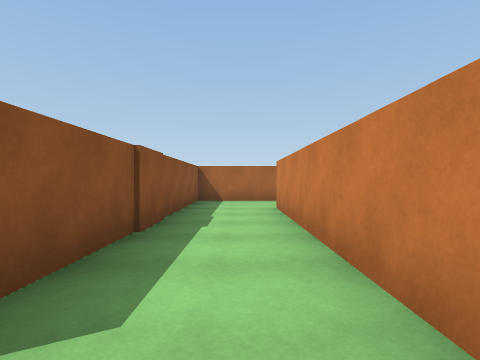
[1] (above)

24 first-person views from a walk through a 3-D level made in the Unity game engine. The camera is 1.2 m above the floor, looks level and sees 80° across. The floor is counted in squares, 2 m on a side. Each view is taken from the middle of a square. On the plan, view 1 faces up. The plan holds only what a view shows up to about 9 squares ahead; the rest is blank. Some animated figures are left out. Surface patterns are stand-ins for the level's own textures.

[2]
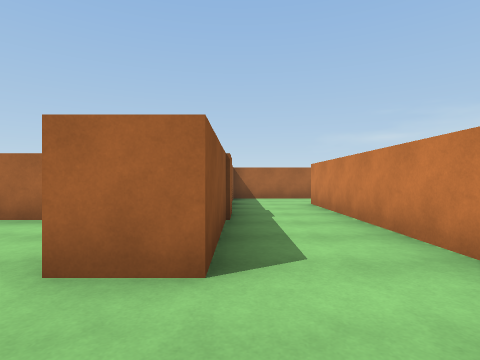

[3]
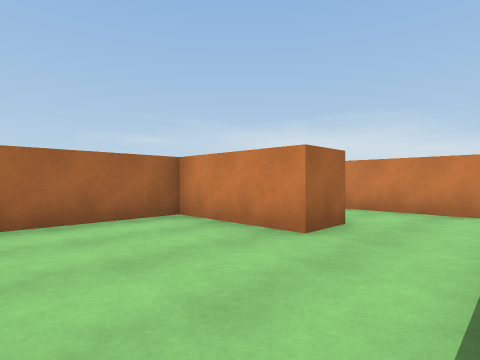

[4]
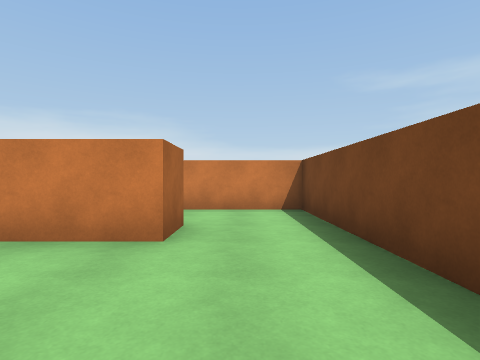

[5]
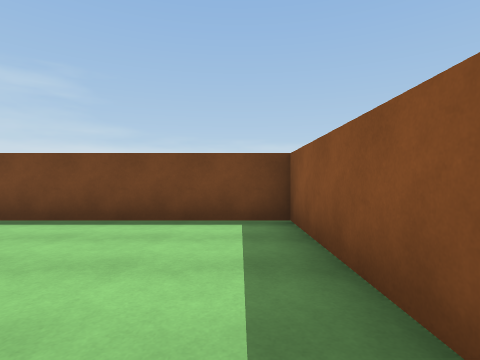

[6]
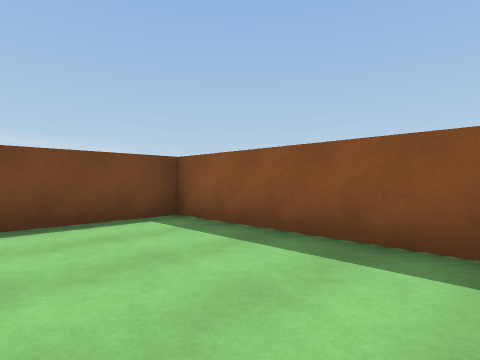

[7]
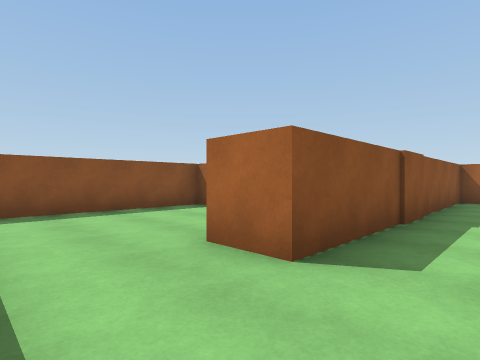

[8]
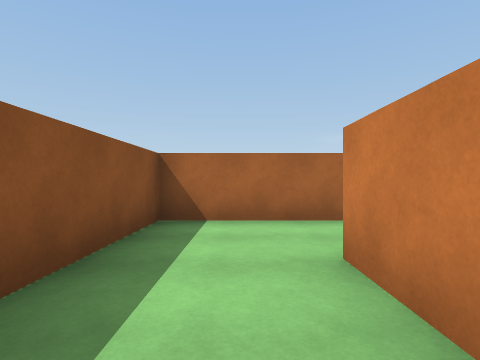

[9]
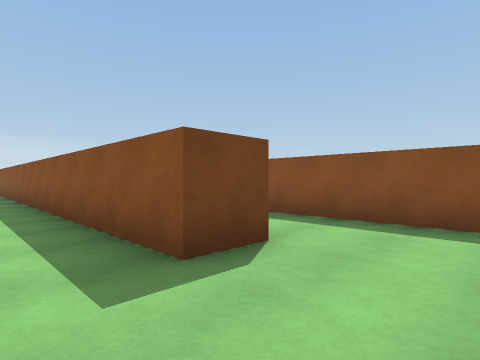

[10]
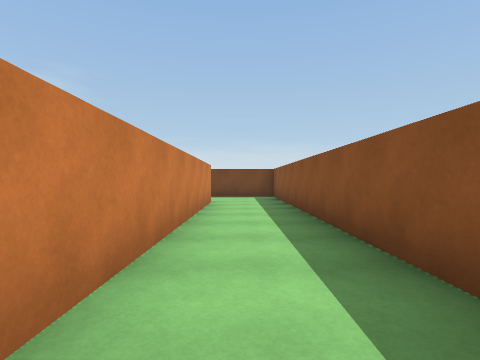

[11]
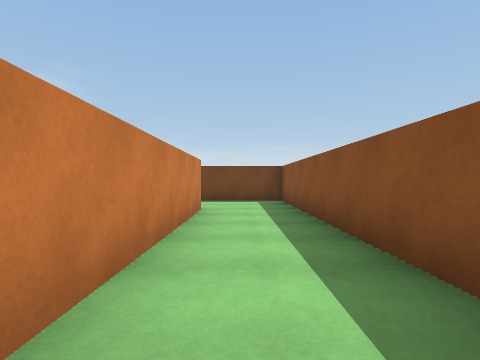

[12]
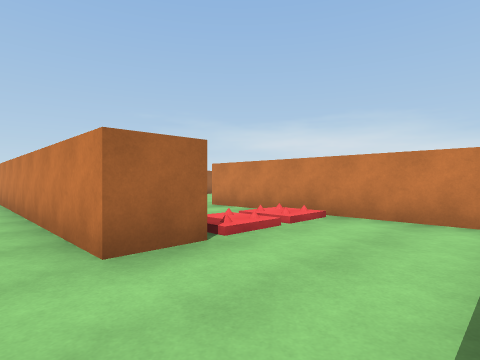

[13]
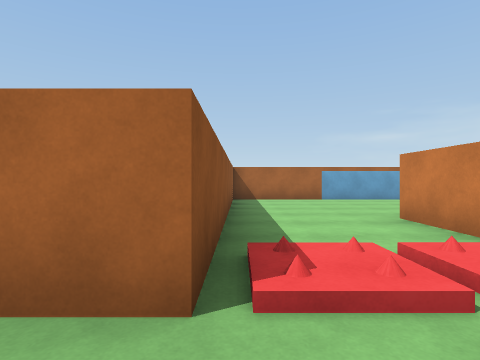

[14]
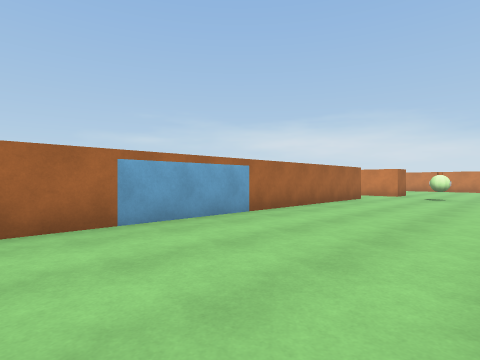

[15]
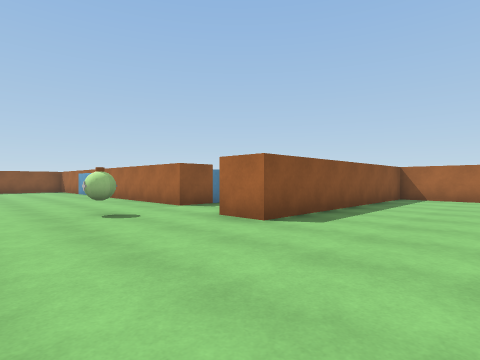

[16]
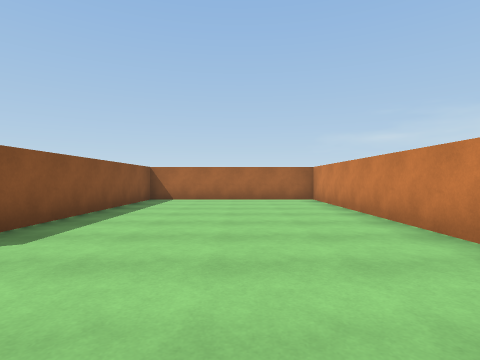

[17]
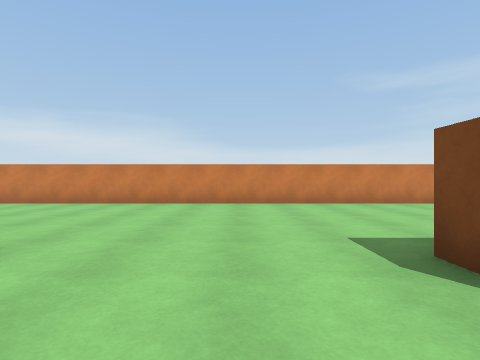

[18]
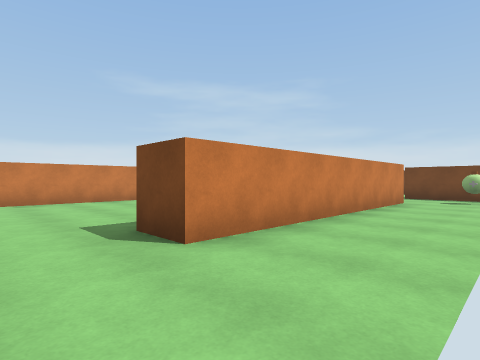

[19]
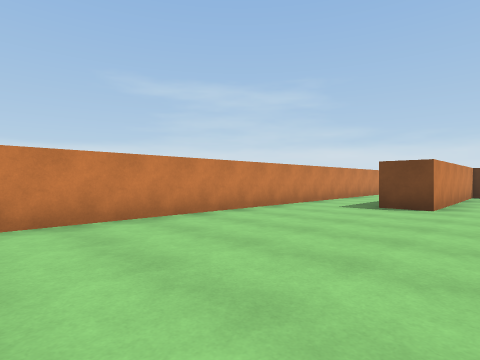

[20]
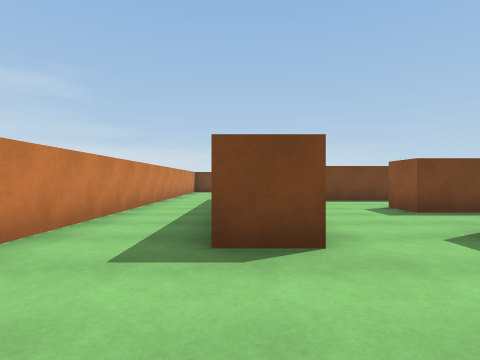

[21]
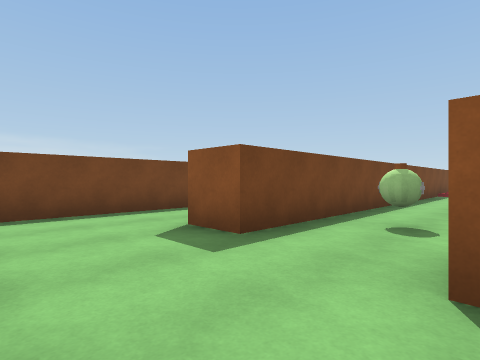

[22]
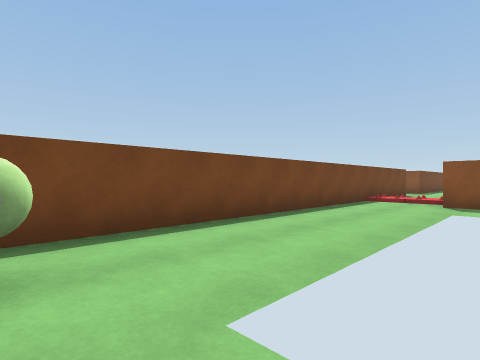

[23]
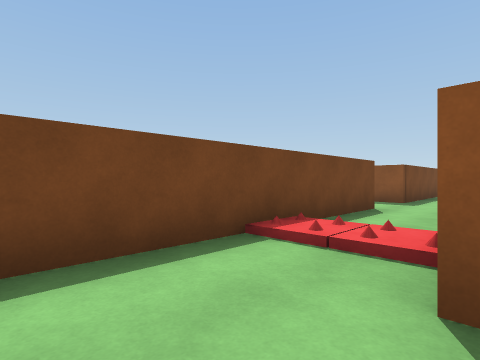

[24]
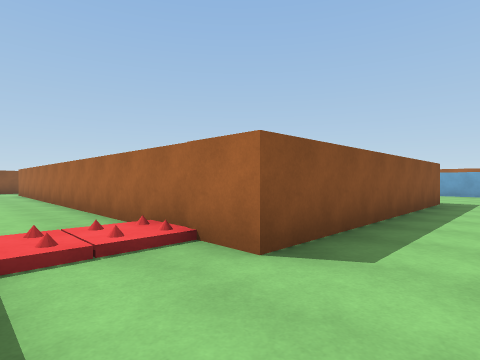

### Floor plan
Ten units are one square. View 1 is at (0, 0); x grows to the right and y downward. Boxes are objects, and circles mark ways between rooms. Rooms are numbered by the first view taken in them; rooms with no view inside come last. Other rooms are left out.
<svg viewBox="-63 -93 300 238">
<path fill="none" stroke="#000" d="M-26 13 8 13 8 -62M4 -83 -12 -83 -12 -8 -22 -8M-22 -8 -22 -33 -58 -33 -58 13 -26 13M85 15 85 83 -10 83M75 66 75 15M48 -19 48 48 38 48 38 -21M37 102 177 102 177 112M172 82 172 15 182 15M153 -40 153 -27 48 -27M-5 102 18 102 18 110M164 132 196 132M8 -62 18 -62 18 73 41 73M202 124 202 75 212 75M16 -83 4 -83M232 140 232 -88 183 -88 183 -23 172 -23"/>
<rect x="55" y="35" width="10" height="10" fill="#bbb"><title>other object</title></rect>
<rect x="65" y="95" width="10" height="10" fill="#bbb"><title>other object</title></rect>
<rect x="65" y="85" width="10" height="10" fill="#bbb"><title>other object</title></rect>
<rect x="65" y="35" width="10" height="10" fill="#bbb"><title>other object</title></rect>
<rect x="155" y="85" width="10" height="10" fill="#bbb"><title>other object</title></rect>
<rect x="155" y="-15" width="10" height="10" fill="#bbb"><title>other object</title></rect>
<circle cx="-20" cy="5" r="3" fill="#2a7"/>
<circle cx="10" cy="-75" r="3" fill="#2a7"/>
<text x="-10" y="-30">1</text>
<text x="-40" y="-10">2</text>
<text x="90" y="40">3</text>
</svg>
Room 1 opens to room 2. Room 1 opens to room 3.

Where each view was taken, in squares from view 1:
view 1: 0 up, 0 right, facing up
view 2: 1 down, 1 left, facing up
view 3: 1 down, 5 left, facing up-right
view 4: 0 up, 5 left, facing right
view 5: 3 up, 5 left, facing down
view 6: 3 up, 3 left, facing down-left
view 7: 1 down, 0 right, facing up-left
view 8: 4 up, 0 right, facing up
view 9: 8 up, 3 right, facing down-left
view 10: 3 up, 3 right, facing down
view 11: 1 up, 3 right, facing down
view 12: 7 down, 3 right, facing up-right
view 13: 6 down, 5 right, facing up
view 14: 1 down, 6 right, facing up-right
view 15: 1 down, 21 right, facing up-left
view 16: 0 up, 21 right, facing up
view 17: 0 up, 16 right, facing right
view 18: 0 up, 15 right, facing down-right
view 19: 1 down, 19 right, facing down-right
view 20: 5 down, 21 right, facing down
view 21: 8 down, 20 right, facing down-left
view 22: 7 down, 16 right, facing down-left
view 23: 8 down, 10 right, facing down-left
view 24: 10 down, 10 right, facing up-left
